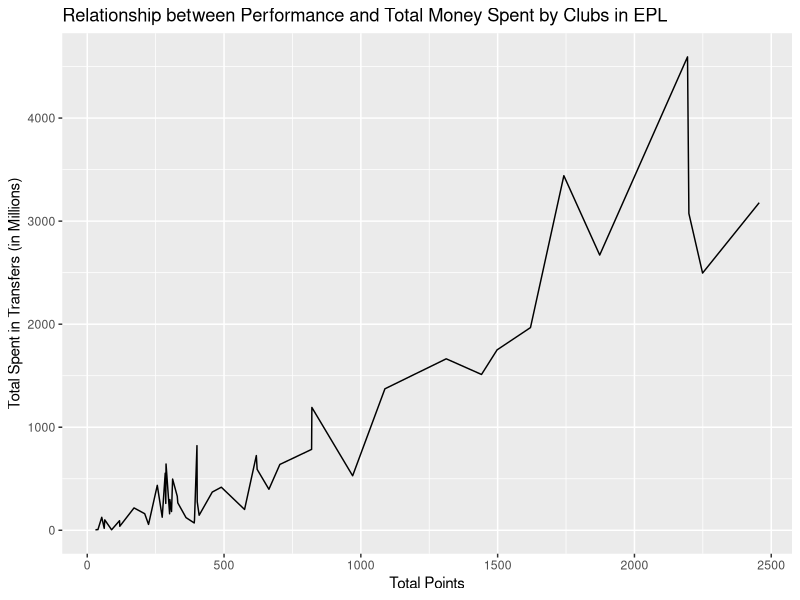

Reproduce this figure in R.
## ---- chunk 1
library(tidyverse)
library(ggplot2)

club <- c(
  "Man United", "Arsenal", "Liverpool", "Chelsea", "Tottenham", "Man City", "Everton", "Newcastle United", "Aston Villa", "West Ham", "Southampton", "Blackburn", "Leicester City", "Leeds United", "Fulham", "Middlesbrough", "Crystal Palace", "Sunderland", "Bolton", "West Brom", "Stoke City", "Coventry City", "Norwich City", "Wolverhampton", "Sheffield Wednesday", "Wimbledon", "Charlton Athletic", "Wigan Athletic", "Burnley", "Swansea City", "QPR", "Portsmouth", "Birmingham City", "Brighton", "Nottingham Forrest", "Watford", "Derby County", "Bournemouth", "Ipswich Town", "Sheffield United", "Hull City", "Reading", "Brentford", "Oldham Athletic", "Cardiff City", "Bradford City", "Huddersfield Town", "Blackpool", "Barnsley", "Swindon Town")

games <- c(
  1200,1200,1200,1200,1200,1010,1200,1082,1086,1044,924,696,650,582,618,574,550,608,494,494,380,354,392,352,316,316,304,304,314,266,278,266,266,238,246,304,266,238,202,208,190,114,886,84,76,76,76,38,38,42)

wins <- c(
  731,652,635,632,528,509,429,406,379,350,280,262,218,223,180,165,159,153,149,117,116,99,99,104,101,99,93,85,84,82,81,79,73,71,71,73,68,68,57,53,41,32,31,22,17,14,12,10,10,5)

points <- c(
  2456,2249,2199,2194,1873,1742,1620,1498,1441,1312,1088,970,821,820,704,664,621,618,575,490,457,409,402,401,392,391,361,331,329,312,308,302,301,288,287,285,274,256,224,210,171,119,118,89,64,62,53,39,35,30)

sum_transfers <- c(
  3179,2496,3074,4594,2671,3441,1967,1751,1512,1664,1373,529,1192,785,639,398,591,725,202,418,371,146,277,821,101,71,123,266,330,497,182,298,160,643,261,554,127,436,57,161,217,39,93,5,101,19,126,6,7,2)

epldata <- data.frame(
  club = club, 
  games = games, 
  wins = wins, 
  points = points, 
  sum_transfers = sum_transfers)
## ---- chunk 2
knitr::kable(epldata,
             col.names = c("Club", "Total Games Played", "Total Wins", "Total Points", "Total Spent in Tranfers (in Millions)"))
## ---- chunk 3
epldata_plot <- epldata |>
  ggplot(mapping = aes(x = points, y = sum_transfers)) +
  labs(
    x = "Total Points",
    y = "Total Spent in Transfers (in Millions)",
    title = "Relationship between Performance and Total Money Spent by Clubs in EPL") +
  geom_line()
epldata_plot
